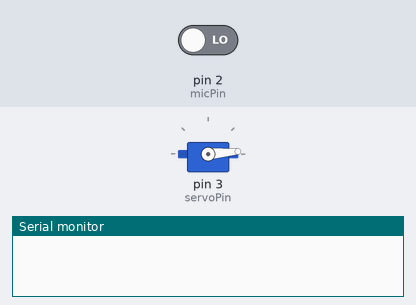
Recording of a sketch running on a simulated Arduino Uno, built with avr-gcc and run on an emulated ATmega328P. On the bench: servo, the last lines printed to the serial monitor. The test bench sets the inputs (shaded band); at power-on: pin 2 (micPin) LOW.

Above: at 1.2 s.
1.3 s: pin 2 (micPin) driven HIGH
At 1.55 s:
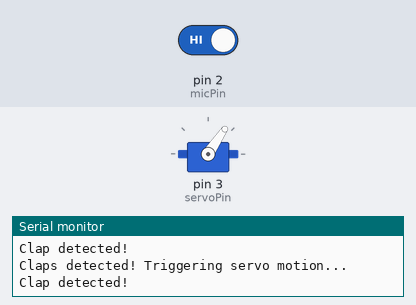
4.3 s: pin 2 (micPin) driven LOW
At 5.8 s:
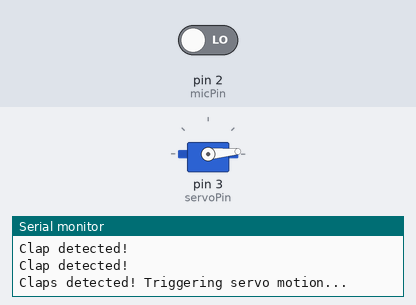
Timing chart, 0 to 7.3 s (numbered marks = the images above; inputs shaded):
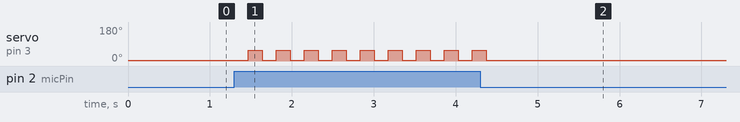

Measured:
- after the input at 1.3 s, servo on pin 3 (servoPin): alternates 56° for 0.17 s and 5° for 0.17 s, starting after 0.17 s
- after the input at 4.3 s, servo on pin 3 (servoPin): goes on until 4.4 s, then stays 5°

The sketch:

clapper.ino
```cpp
#include <Servo.h>

const int micPin = 2; // Digital input pin for the microphone module
const int servoPin = 3; // PWM pin for the servo motor
const int threshold = 500; // Adjust threshold as needed
const int clapCountThreshold = 2; // Number of claps required to trigger servo motion

Servo servo; // Create a servo object
int clapCount = 0; // Variable to count the number of claps
bool servoTriggered = false; // Flag to indicate if servo motion is triggered
int servoPosition = 5; // Variable to store the current servo position

void setup() {
  Serial.begin(9600); // Initialize serial communication
  pinMode(micPin, INPUT); // Set the microphone pin as input
  servo.attach(servoPin); // Attach servo to its pin
  servo.write(servoPosition); // Set initial servo position
}

void loop() {
  int micValue = digitalRead(micPin); // Read digital value from microphone module
  if (micValue == HIGH) { // If sound is detected (micValue is HIGH)
    Serial.println("Clap detected!"); // Print message to serial monitor
    clapCount++; // Increment clap count
    delay(85); // Debounce delay to avoid multiple detections for a single clap

    // Check if required number of claps are detected and servo is not already triggered
    if (clapCount >= clapCountThreshold && !servoTriggered) {
      Serial.println("Claps detected! Triggering servo motion...");
      // Toggle servo position between 0 and 40 degrees
      servoPosition = (servoPosition == 5) ? 56 : 5;
      servo.write(servoPosition); // Set servo to new position
      servoTriggered = true; // Set servo triggered flag
    }
  }

  // If servo motion is triggered
  if (servoTriggered) {
    // Do nothing until two more claps are detected
    while (clapCount < clapCountThreshold) {
      int micValue = digitalRead(micPin); // Read digital value from microphone module
      if (micValue == HIGH) { // If sound is detected (micValue is HIGH)
        Serial.println("Clap detected!"); // Print message to serial monitor
        clapCount++; // Increment clap count
        delay(85); // Debounce delay to avoid multiple detections for a single clap
      }
    }

    // Two more claps detected, reset clap count and servo triggered flag
    clapCount = 0;
    servoTriggered = false;
  }
}
```
